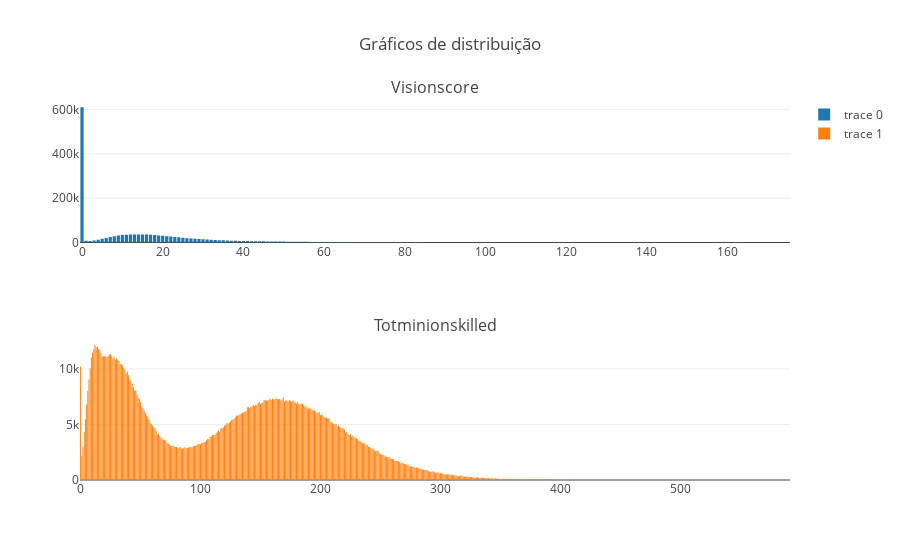

The code cell stored with this chart in its notebook:
### Markdown cell above
Falando um pouco sobre os três conjuntos de estatísticas para `kills`, `deaths` e `assists`: a primeira coisa que notamos é que os valores são bastante próximos, provavelmente porque são vários jogadores na mesma partida e as estatísticas de um influenciam nas estatísticas de outros. De cara percebemos que o número médio de assists é maior que de _kills_ e _deaths_ e isso pode ser explicado pela facilidade em se conseguir uma assistência: basta causar algum dano no campeão inimigo enquanto o mesmo estiver em luta e for morto nela.

Notamos também que a variância em `kills` e em `assists` é bem maior que em `deaths`: creio que alguns jogadores preferem jogar solo (diminuindo o número de assistências) enquanto outros preferem juntar nas lutas e/ou não consiguem dar o último _hit_ em campeões inimigos ((diminuindo o número de abates).

### Code cell
keys_visionscore = df_players['visionscore'].value_counts().keys().tolist()
counts_visionscore = df_players['visionscore'].value_counts().tolist()

keys_totminionskilled = df_players['totminionskilled'].value_counts().keys().tolist()
counts_totminionskilled = df_players['totminionskilled'].value_counts().tolist()

trace1 = go.Bar(x=keys_visionscore, y=counts_visionscore)
trace2 = go.Bar(x=keys_totminionskilled, y=counts_totminionskilled)

fig = tools.make_subplots(rows=2, cols=1, subplot_titles=('Visionscore', 'Totminionskilled'))

fig.append_trace(trace1, 1, 1)
fig.append_trace(trace2, 2, 1)

fig['layout'].update(title='Gráficos de distribuição')

plotly.offline.iplot(figure_or_data=fig)

### Figure 1 — Plotly figure (JSON) as saved in the notebook; plotly's stock layout.template omitted (floating-point values rounded to 4 significant figures; data arrays with more than 128 entries replaced by an {"elided": "..."} marker saying what was removed)
{"data": [{"type": "bar", "uid": "e478968a-f290-11e8-82e7-5cc9d34d5aa2", "x": {"elided": "159 int values"}, "xaxis": "x", "y": {"elided": "159 int values"}, "yaxis": "y"}, {"type": "bar", "uid": "e479feee-f290-11e8-82e7-5cc9d34d5aa2", "x": {"elided": "489 int values"}, "xaxis": "x2", "y": {"elided": "489 int values"}, "yaxis": "y2"}], "layout": {"annotations": [{"font": {"size": 16}, "showarrow": false, "text": "Visionscore", "x": 0.5, "xanchor": "center", "xref": "paper", "y": 1, "yanchor": "bottom", "yref": "paper"}, {"font": {"size": 16}, "showarrow": false, "text": "Totminionskilled", "x": 0.5, "xanchor": "center", "xref": "paper", "y": 0.375, "yanchor": "bottom", "yref": "paper"}], "title": "Gráficos de distribuição", "xaxis": {"anchor": "y", "domain": [0, 1]}, "xaxis2": {"anchor": "y2", "domain": [0, 1]}, "yaxis": {"anchor": "x", "domain": [0.625, 1]}, "yaxis2": {"anchor": "x2", "domain": [0, 0.375]}}}
